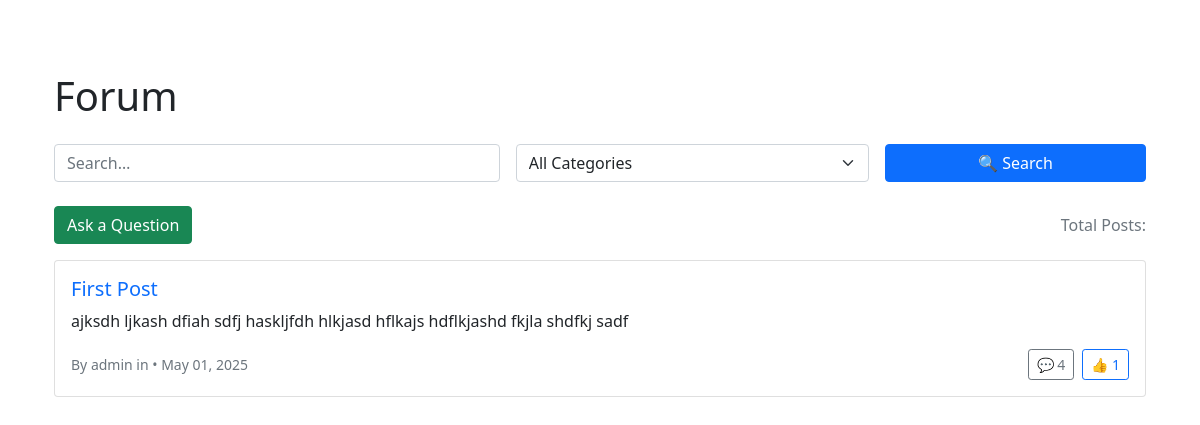
Before: /forum/ with the older database file.
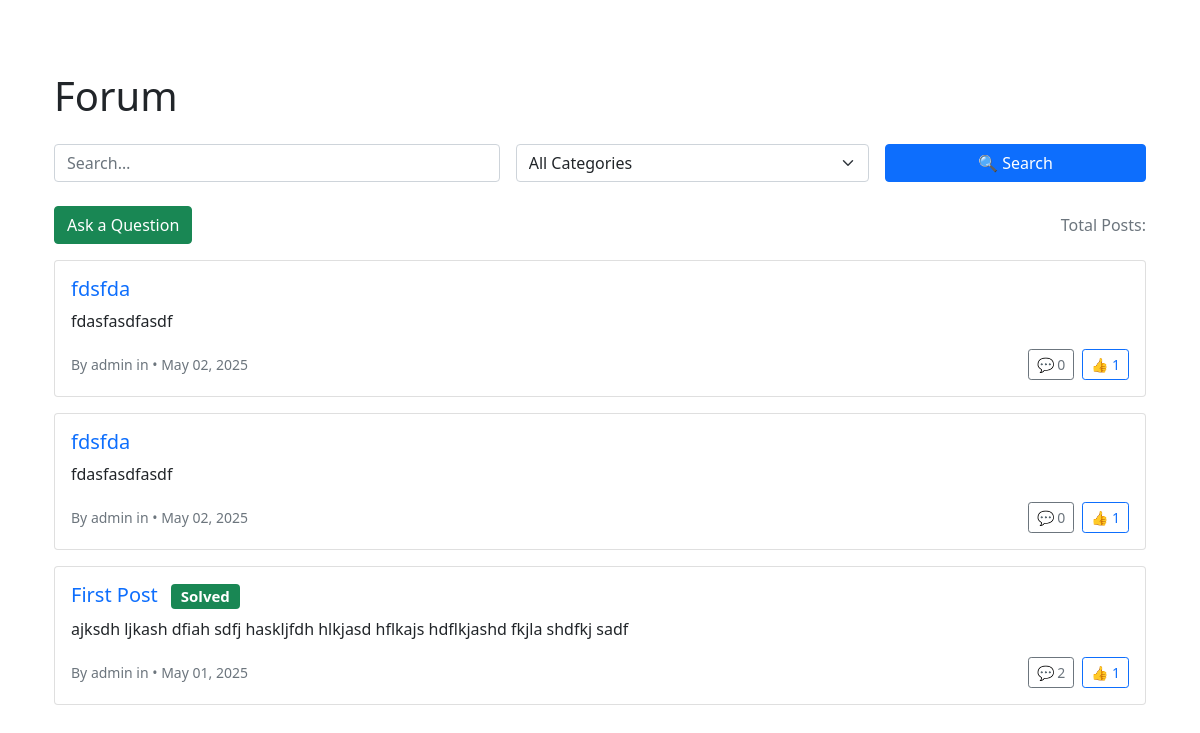
After: the same page with the newer database file.
### forum/models.py (models this page shows, shortened)
class Post(models.Model):
    author = models.ForeignKey(User, on_delete=models.CASCADE)
    vehicle = models.ForeignKey(
        Vehicle,
        on_delete=models.CASCADE,
        null=True,
        blank=True,
        related_name="vehicle_post",
        help_text="Vehicle related to this post",
    )
    cat = models.CharField(max_length=100, choices=CAT_CHOICES, default="general")
    title = models.CharField(max_length=200)
    body = models.TextField()
    created = models.DateTimeField(default=timezone.now)
    solved = models.BooleanField(default=False)
    share_vehicle = models.BooleanField(
        default=False,
        help_text="Share my vehicle details on this post",
    )
    def reply_count(self):
        return self.replies.count()
    def upvote_count(self):
        return self.votes.filter(value=1).count()

### forum/views.py (the view)
# urls.py: path("", views.PostListView.as_view(), name="post_list"),
class PostListView(ListView):
    model = Post
    paginate_by = 20
    template_name = "forum/post_list.html"
    context_object_name = "posts"
    def get_queryset(self):
        qs = super().get_queryset()
        q = self.request.GET.get("q")
        if q:
            qs = qs.filter(Q(title__icontains=q) | Q(body__icontains=q))
        cat = self.request.GET.get("category")
        if cat:
            qs = qs.filter(cat=cat)
        if self.request.user.is_authenticated:
            qs = qs.annotate(
                is_liked=Exists(
                    Vote.objects.filter(
                        post=OuterRef("pk"), user=self.request.user, value=1
                    )
                )
            )
        else:
            qs = qs.annotate(is_liked=Value(False, output_field=BooleanField()))
        return qs.order_by("-created")
    def get_context_data(self, **kwargs):
        ctx = super().get_context_data(**kwargs)
        ctx["categories"] = CAT_CHOICES
        ctx["current_category"] = self.request.GET.get("category", "")
        ctx["query"] = self.request.GET.get("q", "")
        return ctx

### carminder/context_processors.py (called while the page is built)
def company_name(request):
    return {"COMPANY_NAME": settings.COMPANY_NAME}

### templates/forum/post_list.html (shortened to what this page needs)
{% extends "base.html" %} {% block content %}
<div class="container my-5">
    <h1 class="mb-4">Forum</h1>
    <form method="get" class="row g-3 mb-4">
        <div class="col-md-5">
            <input type="text" name="q" value="{{ request.GET.q }}" class="form-control" placeholder="Search…" />
        </div>
        <div class="col-md-4">
            <select name="category" class="form-select">
                <option value="">All Categories</option>
            </select>
        </div>
        <div class="col-md-3">
            <button type="submit" class="btn btn-primary w-100">🔍 Search</button>
        </div>
    </form>
    <div class="d-flex justify-content-between align-items-center mb-3">
        <a href="{% url 'forum:post_create' %}" class="btn btn-success">Ask a Question</a>
        <span class="text-muted">Total Posts: {{ posts.paginator.count }}</span>
    </div>
    {% for post in posts %}
    <div class="card mb-3">
        <div class="card-body">
            <h5 class="card-title">
                <a href="{{ post.get_absolute_url }}" class="text-decoration-none"> {{ post.title }} </a>
                {% if post.solved %}
                <span class="badge bg-success ms-2">Solved</span>
                {% endif %}
            </h5>
            <p class="card-text text-truncate">{{ post.body|truncatechars:150 }}</p>
            <div class="d-flex justify-content-between align-items-center">
                <small class="text-muted"> By {{ post.author.username }} in {{ post.category.name }} • {{ post.created|date:"M d, Y" }} </small>
                <div class="d-flex align-items-center">
                    <button type="button" class="btn btn-outline-secondary btn-sm reply-btn me-2" data-post-id="{{ post.pk }}" data-post-title="{{ post.title|escapejs }}">💬 {{ post.reply_count }}</button>
                    <a href="{% url 'forum:upvote' post.pk %}" class="btn btn-outline-primary btn-sm"> 👍 {{ post.upvote_count }} </a>
                </div>
            </div>
        </div>
    </div>
    {% empty %}
    <p>No posts found.</p>
    {% endfor %}
</div>
{% endblock %}

### templates/base.html (shortened to what this page needs)
{% load static %}
<!DOCTYPE html>
<html lang="en">
    <head>
        <link href="https://cdn.jsdelivr.net/npm/bootstrap@5.1.3/dist/css/bootstrap.min.css" rel="stylesheet" />
        <link rel="stylesheet" href="https://cdnjs.cloudflare.com/ajax/libs/bootstrap-icons/1.11.3/font/bootstrap-icons.min.css" />
        <link rel="stylesheet" href="https://cdnjs.cloudflare.com/ajax/libs/font-awesome/6.7.2/css/all.min.css" />
    </head>
    <body>
        <div aria-live="polite" aria-atomic="true" class="position-relative">
            <div class="toast-container position-fixed top-0 end-0 p-3">
            </div>
        </div>
        <main class="container py-4">{% block content %}{% endblock %}</main>
        <div id="toastContainer" class="position-fixed top-0 end-0 p-3" style="z-index: 1500; font-family: 'Roboto', sans-serif"></div>
    </body>
</html>

Changed rows visible on the page:
added Post: title "fdsfda", body "fdasfasdfasdf", author.username "admin", created "May 02, 2025", reply_count "0", upvote_count "1"
added Post: title "fdsfda", body "fdasfasdfasdf", author.username "admin", created "May 02, 2025", reply_count "0", upvote_count "1"
changed Post "First Post": reply_count "4" → "2"; now shows "Solved"
